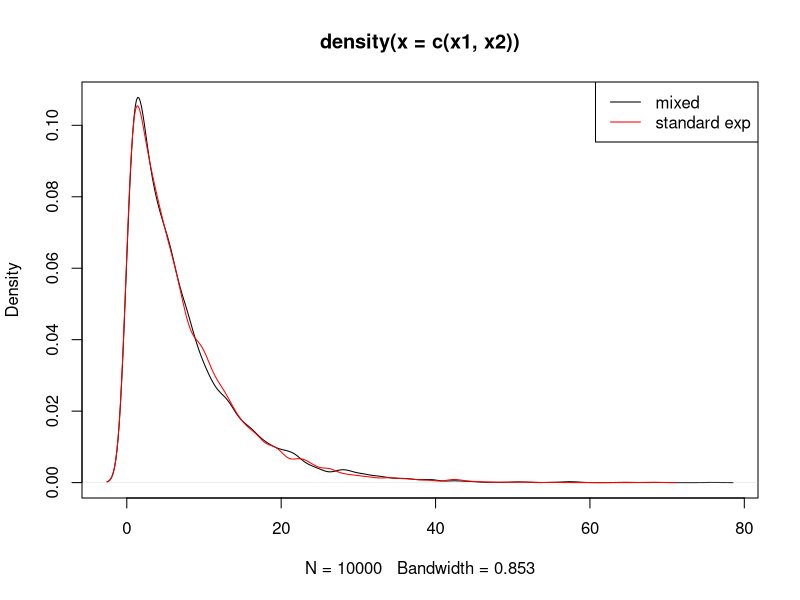
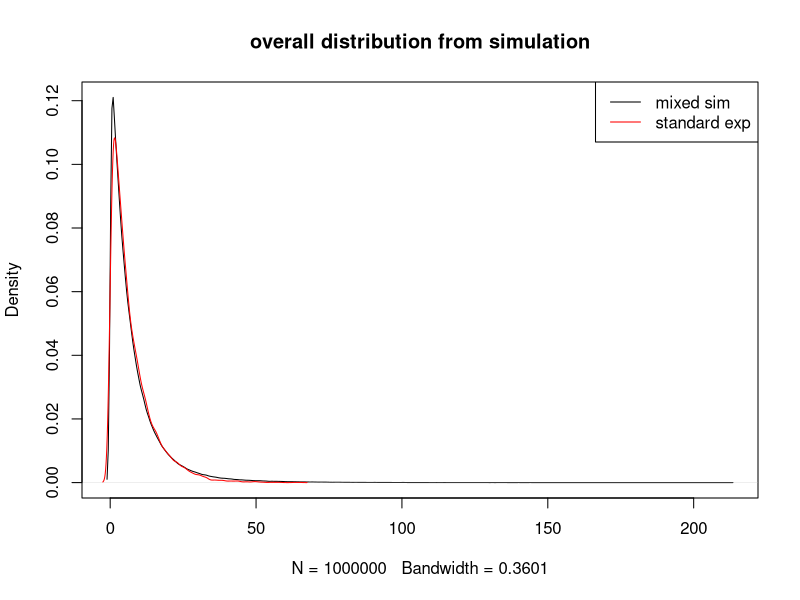
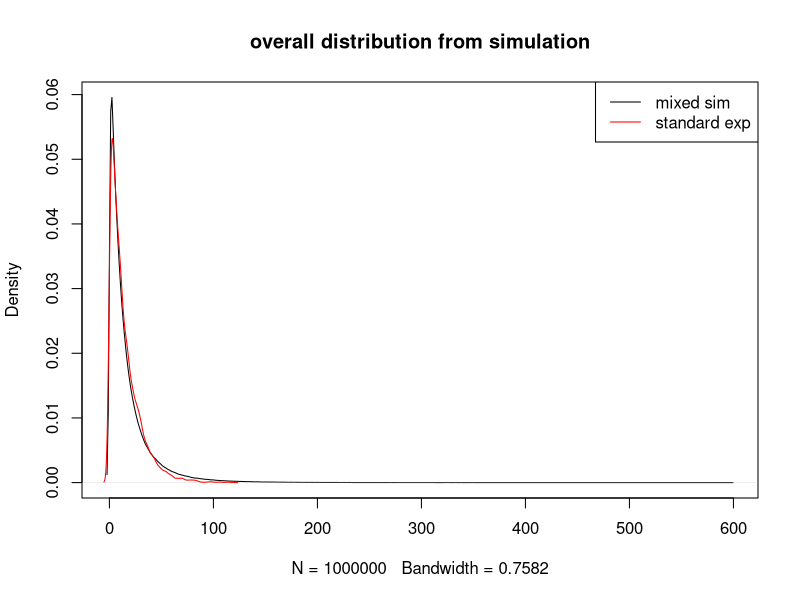

Generate these figures, in order, with R:
## ---- chunk 1
knitr::opts_chunk$set(echo = F)

## ---- chunk 2

x1 <-  rexp(8000, rate=log(2)/5 * 0.7^0.2    ) 
x2 <-  rexp(2000, rate=log(2)/5 * 0.7^(-0.8) ) 


plot(density(c(x1,x2)), col='black')
lines(density(rexp(10000, rate=log(2)/5)), col='red')
legend('topright', lty=1, legend = c('mixed','standard exp'), col=c('black','red'))

## ---- chunk 3


constructMedians <- function( bigN = 1e6, overallMed = 5, freq=c(M1=0.45, M2=0.2), hr = c(0.7, 0.4), check_medians =F) {
  # this function tries to construct subgroup hazard so that the hr 

f1 <- as.matrix( expand.grid(lapply(freq, function(x) c(x, 1-x))) ) # subgroup frequencies
f1.names <- NULL
if(!is.null(names(freq))) {
  f1.name <-   expand.grid(lapply(names(freq), function(x) c(paste(x,'+', sep=''), paste(x,'-', sep=''))), stringsAsFactors = F  )   # subgroup frequencies
  colnames(f1.name) <- names(freq)
   
}  
f2 <- exp( rowSums(log(f1)) )
stopifnot(abs( sum(f2)  - 1) < 1e-5)
c1 <- as.matrix( expand.grid(lapply(freq, function(x) c(x, x-1))) ) # coefficients
r1 <- log(2)/ overallMed * exp( c1 %*% matrix(log(hr), ncol =1) ) # rate of exponential distribution

stopifnot(length(f2) == length(r1))

s1 <- lapply(1:length(f2), function(i)  rexp(round(bigN * f2[i], 0), rate=r1[i]))

#names(s1) <- apply(f1, 1, paste, collapse=',')


r2 <- r1 * median(unlist(s1)) / overallMed



s1 <- lapply(1:length(f2), function(i)  rexp(round(bigN * f2[i], 0), rate=r2[i]))

if(!is.null(f1.name)) {
  f1.name$rate <- r2
  f1.name$sim_med <- sapply(s1, median)
  
  if(check_medians) {
    
    plot(density(unlist(s1)), col='black', main='overall distribution from simulation')
lines(density(rexp(10000, rate=log(2)/overallMed)), col='red')
legend('topright', lty=1, legend = c('mixed sim','standard exp'), col=c('black','red'))
    
    for( marker in names(freq)){
      print(marker)
      # individual groups: not done
       for ( j in grep(paste(marker,'+', sep=''), as.character(f1.name[[marker]]), fixed = T )) {
         
         cond1 <- paste(f1.name[j, setdiff(names(freq), marker  ),drop=T], collapse = ',')
         print(paste('conditional on', cond1))
         k <- which( apply(f1.name[ , setdiff(names(freq), marker  ),drop=F], 1, paste, collapse = ',') == cond1)
         temp <- sapply(k, function(k1) {if(k1 != j) print(f1.name[j,'rate'] / f1.name[k1,'rate'])})
       }
      
      # collapse other groups
      print(paste( 'marginal hr',
      
      median(do.call(c, s1[which(f1.name[[marker]] %in% paste(marker,'-',sep=''))])) / 
      median(do.call(c, s1[which(f1.name[[marker]] %in% paste(marker,'+',sep=''))]))  
      ) )
    }
  }
}  

# median(s1[[2]])/median(s1[[1]])
# median(s1[[4]])/median(s1[[3]])
# 
# median(c(s1[[2]], s1[[4]]) )/median(c(s1[[1]], s1[[3]]))
# median(c(s1[[4]], s1[[3]])) /median(c(s1[[2]], s1[[1]]) )
# 
# median(s1[[3]])/median(s1[[1]])
# median(s1[[4]])/median(s1[[2]])


invisible(  c(overallM = median(unlist(s1)), rate=r2, freq= f2) )
}          
  
constructMedians( bigN = 1e6, overallMed = 5, freq=c(M1=0.45, M2=0.2), hr = c(0.7, 0.4), check_medians =T)


constructMedians( bigN = 1e6, overallMed = 10, freq=c(M1=0.45, M2=0.2, M3=0.3), hr = c(0.7, 0.55, 0.4), check_medians =T)

